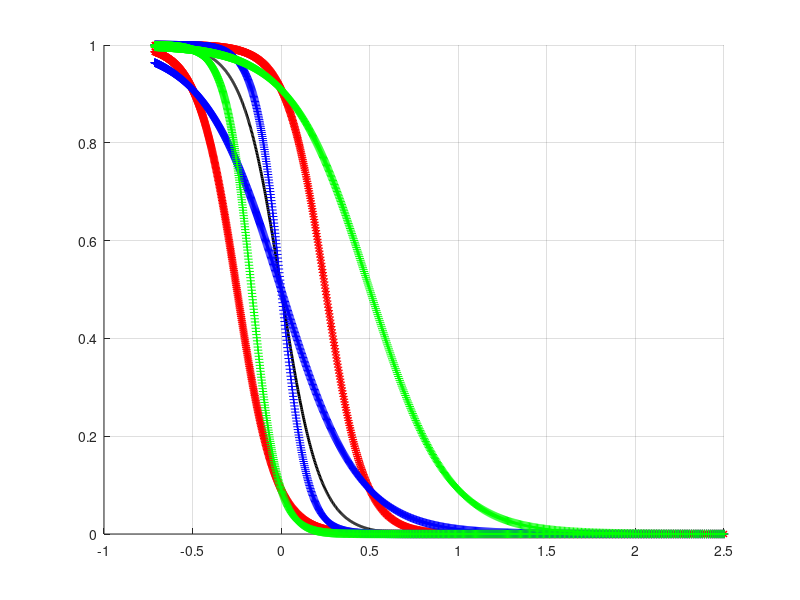

Write MATLAB code to recreate this figure.
clear 
close all
ff_pr=linspace(-5.-9,5.-9,1000);
re_pr=linspace(5.-9,-5.-9,1000);
x=(re_pr-ff_pr)./ff_pr;
a = 1.;
b = 1.;
c = 1.e-4;
hold on
fff=a ./ (1 + b.*c.^(-x));
plot(x,fff,'k-','linewidth',2);

b = 0.1;
c = 1.e-4;
fff=a ./ (1 + b.*c.^(-x));
plot(x,fff,'r-*');

b = 10;
c = 1.e-4;
fff=a ./ (1 + b.*c.^(-x));
plot(x,fff,'r-*');

b = 1;
c = 1.e-2;
fff=a ./ (1 + b.*c.^(-x));
plot(x,fff,'b-+');

b = 1;
c = 1.e-6;
fff=a ./ (1 + b.*c.^(-x));
plot(x,fff,'b-+');

b = 0.1;
c = 1.e-2;
fff=a ./ (1 + b.*c.^(-x));
plot(x,fff,'g-+');

b = 10.;
c = 1.e-6;
fff=a ./ (1 + b.*c.^(-x));
plot(x,fff,'g-+');

grid on